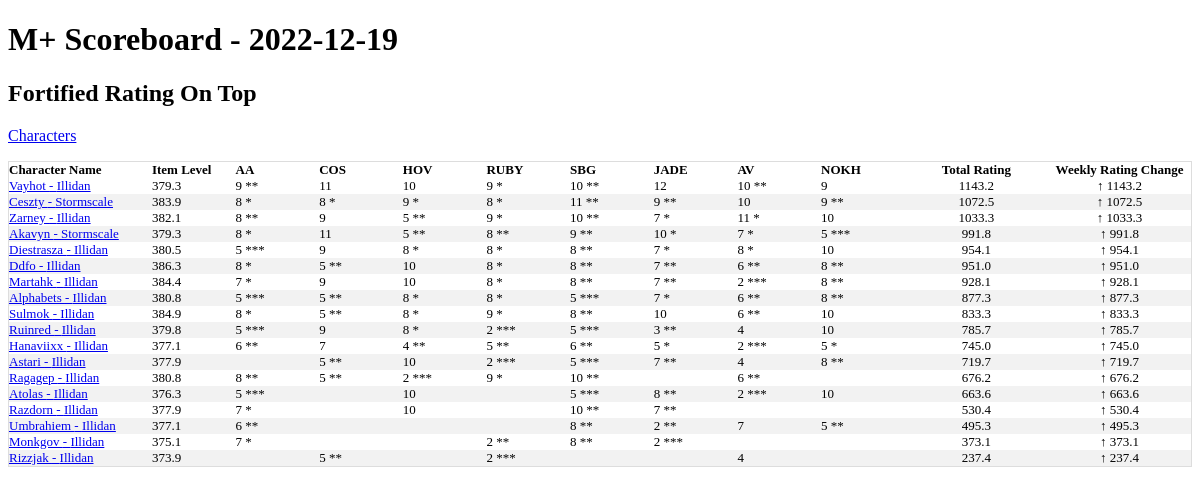
The page / on the database its author committed.
### tables this page shows
CREATE TABLE season_best_pivot_ext(
  name TEXT,
  realm TEXT,
  region TEXT,
  scoreboard_date TEXT,
  total_rating,
  "Algeth'ar Academy Fortified",
  "Algeth'ar Academy Tyrannical",
  "Court of Stars Fortified",
  "Court of Stars Tyrannical",
  "Halls of Valor Fortified",
  "Halls of Valor Tyrannical",
  "Ruby Life Pools Fortified",
  "Ruby Life Pools Tyrannical",
  "Shadowmoon Burial Grounds Fortified",
  "Shadowmoon Burial Grounds Tyrannical",
  "Temple of the Jade Serpent Fortified",
  "Temple of the Jade Serpent Tyrannical",
  "The Azure Vault Fortified",
  "The Azure Vault Tyrannical",
  "The Nokhud Offensive Fortified",
  "The Nokhud Offensive Tyrannical",
  daily_rating_change,
  pr_AA_for TEXT,
  pr_AA_tyr TEXT,
  pr_COS_for TEXT,
  pr_COS_tyr TEXT,
  pr_HOV_for TEXT,
  pr_HOV_tyr TEXT,
  pr_RUBY_for TEXT,
  pr_RUBY_tyr TEXT,
  pr_SBG_for TEXT,
  pr_SBG_tyr TEXT,
  pr_JADE_for TEXT,
  pr_JADE_tyr TEXT,
  pr_AV_for TEXT,
  pr_AV_tyr TEXT,
  pr_NOKH_for TEXT,
  pr_NOKH_tyr TEXT
);

### app.py (the view)
@app.route('/')
def index():
    conn = create_connection()
    cursor  = conn.cursor()
    data = cursor.execute("""select scoreboard.*
    ,char.derived_item_level
     from
    (
        select *
        ,round(total_rating,1) as total_rating_round
        ,round(daily_rating_change,1) as daily_rating_change_round
        from base_characters base left join season_best_pivot_ext piv
    on upper(base.name) = upper(piv.name)
    and upper(base.realm) = upper(piv.realm)
    and upper(base.region) = upper(piv.region)
    where scoreboard_date = (select max(scoreboard_date) from  season_best_pivot_ext)
    order by total_rating desc
    ) scoreboard
    left join
    (
        Select Name,realm,region,round(avg(derived_item_level),1) as derived_item_level
        from character_gear_ext
        where last_crawled_at = (select max(last_crawled_at) from character_gear_ext)
        group by Name,realm,region
    )char
    on scoreboard.name  = char.name
    and scoreboard.realm = char.realm
    and scoreboard.region=char.region
    where scoreboard.total_rating > 0
    order by total_rating desc,derived_item_level desc
    """).fetchall()
    max_date = cursor.execute('select max(scoreboard_date) as max_date from season_best_pivot_ext').fetchone()
    print('hi')
    return render_template('index.html',data=data,max_date = max_date)

### app.py (called while the page is built)
def create_connection():
    conn = None
    try:
        file ="/home/terrysey/MythicPlus/mplus.db"
        conn = sqlite3.connect(file
        ,detect_types=sqlite3.PARSE_DECLTYPES)
        conn.row_factory=sqlite3.Row
        return conn
    except Error as e:
        print(e)
        try:
            file="/Users/terryseyler/git/mythicplus/mplus.db"
            conn = sqlite3.connect(file
            ,detect_types=sqlite3.PARSE_DECLTYPES)
            conn.row_factory=sqlite3.Row
            return conn
        except Error as e:
            print(e)
            try:
                file="C:/Users/tlsey/git/MythicPlus/mplus.db"
                conn = sqlite3.connect(file
                ,detect_types=sqlite3.PARSE_DECLTYPES)
                conn.row_factory=sqlite3.Row
                return conn
            except Error as e:
                print(e)

### templates/index.html (shortened to what this page needs)
<!doctype html>
<link rel="stylesheet" href="{{ url_for('static', filename='style.css') }}">
<html>
<h1>M+ Scoreboard - {{max_date['max_date']}} </h1>
<h2>Fortified Rating On Top</h2>
<p><a href="{{url_for('character_list')}}">Characters</a></p>
<table class="scoreboard">
<thead>
    <th>Character Name</td>
    <th>Item Level</th>
    <th>AA</th>
    <th>COS</th>
    <th>HOV</th>
    <th>RUBY</th>
    <th>SBG</th>
    <th>JADE</th>
    <th>AV</th>
    <th>NOKH</th>
    <th>Total Rating</th>
    <th>Weekly Rating Change</th>
    </thead>
{% for data in data %}
<tr>
    <td><a href="{{url_for('character_name',character_name=data['name'],realm=data['realm'],region=data['region'])}}">{{ data['name'] }} - {{data['realm']}}</a></td>
    <td>{{ data['derived_item_level'] }}</td>
    <td>{% if data['pr_AA_for'] !=  data['Algeth\'ar Academy Fortified'] and data['pr_AA_for'] %}
    {{ data['Algeth\'ar Academy Fortified']}} ( {{data['pr_AA_for']}}  )
    {% else %}
      {{ data['Algeth\'ar Academy Fortified'] }}
    {% endif %}
    <br>
    </td>
    <td>{% if data['pr_COS_for'] !=  data['Court of Stars Fortified'] and data['pr_COS_for']%}
    {{ data['Court of Stars Fortified']}} ( {{data['pr_COS_for']}}  )
    {% else %}
      {{ data['Court of Stars Fortified'] }}
    {% endif %}
    <br>
    </td>
    <td>{% if data['pr_HOV_for'] !=  data['Halls of Valor Fortified'] and data['pr_HOV_for'] %}
    {{ data['Halls of Valor Fortified']}} ( {{data['pr_HOV_for']}}  )
    {% else %}
      {{ data['Halls of Valor Fortified'] }}
    {% endif %}
    <br>
    </td>
    <td>{% if data['pr_RUBY_for'] !=  data['Ruby Life Pools Fortified'] and data['pr_RUBY_for'] %}
    {{ data['Ruby Life Pools Fortified']}} ( {{data['pr_RUBY_for']}}  )
    {% else %}
    {{ data['Ruby Life Pools Fortified'] }}
    {% endif %}
    <br>
    </td>
    <td>{% if data['pr_SBG_for'] !=  data['Shadowmoon Burial Grounds Fortified'] and data['pr_SBG_for'] %}
    {{ data['Shadowmoon Burial Grounds Fortified']}} ( {{data['pr_SBG_for']}}  )
    {% else %}
    {{ data['Shadowmoon Burial Grounds Fortified'] }}
    {% endif %}
    <br>
    </td>
    <td>{% if data['pr_JADE_for'] !=  data['Temple of the Jade Serpent Fortified'] and data['pr_JADE_for']%}
    {{ data['Temple of the Jade Serpent Fortified']}} ( {{data['pr_JADE_for']}}  )
    {% else %}
    {{ data['Temple of the Jade Serpent Fortified'] }}
    {% endif %}
    <br>
    </td>
    <td>{% if data['pr_AV_for'] !=  data['The Azure Vault Fortified'] and data['pr_AV_for']%}
    {{ data['The Azure Vault Fortified'] }} ( {{data['pr_AV_for']}}  )
    {% else %}
      {{ data['The Azure Vault Fortified'] }}
    {% endif %}
    <br>
    </td>
    <td>{% if data['pr_NOKH_for'] !=  data['The Nokhud Offensive Fortified'] and data['pr_NOKH_for'] %}
    {{ data['The Nokhud Offensive Fortified']}} ( {{data['pr_NOKH_for']}}  )
    {% else %}
    {{ data['The Nokhud Offensive Fortified'] }}
    {% endif %}
    <br>
    </td>
    <td>{{ data['total_rating_round'] }}</td>
   {% if data['daily_rating_change_round'] > 0 %}
     <td>&uarr; {{ data['daily_rating_change_round'] }}</td>
   {% elif data['daily_rating_change_round']  < 0 %}
     <td>&darr;{{ data['daily_rating_change_round'] }}</td>
   {% else %}
     <td>&harr;</td>
   {% endif %}
{% endfor %}
</table>
</html>

### static/style.css (style rules this page uses)
th, td { text-align: left; vertical-align:top; padding: 0px; font-size: 13px; }
table.scoreboard { border-collapse: collapse; border-spacing: 0; width: 100%; border: 1px solid #ddd; }
.scoreboard tr td, .scoreboard thead th { text-align: left; width: 7% }
.scoreboard tr td:nth-child(1) { text-align: left; width: 12%; }
.scoreboard tr td:last-child, .scoreboard thead th:last-child { text-align: center; width: 12%; }
.scoreboard tr td:nth-child(11), .scoreboard thead th:nth-child(11) { text-align: center; width: 12%; }
tr:nth-child(even) { background-color: #f2f2f2; }

### rows shown on the page
season_best_pivot_ext: name "Vayhot", realm "Illidan", derived_item_level "379.3", data "9 **", Court of Stars Fortified "11", Halls of Valor Fortified "10", Ruby Life Pools Fortified "9 *", data "10 **", Temple of the Jade Serpent Fortified "12", The Nokhud Offensive Fortified "9", total_rating_round "1143.2", daily_rating_change_round "1143.2"
season_best_pivot_ext: name "Ceszty", realm "Stormscale", derived_item_level "383.9", data "8 *", Halls of Valor Fortified "9 *", Shadowmoon Burial Grounds Fortified "11 **", data "9 **", The Azure Vault Fortified "10", total_rating_round "1072.5", daily_rating_change_round "1072.5"
season_best_pivot_ext: name "Zarney", realm "Illidan", derived_item_level "382.1", data "8 **", Court of Stars Fortified "9", Halls of Valor Fortified "5 **", Ruby Life Pools Fortified "9 *", Shadowmoon Burial Grounds Fortified "10 **", Temple of the Jade Serpent Fortified "7 *", The Azure Vault Fortified "11 *", The Nokhud Offensive Fortified "10", total_rating_round "1033.3", daily_rating_change_round "1033.3"
season_best_pivot_ext: name "Akavyn", realm "Stormscale", derived_item_level "379.3", data "8 *", Court of Stars Fortified "11", Halls of Valor Fortified "5 **", Ruby Life Pools Fortified "8 **", Shadowmoon Burial Grounds Fortified "9 **", Temple of the Jade Serpent Fortified "10 *", The Azure Vault Fortified "7 *", The Nokhud Offensive Fortified "5 ***", total_rating_round "991.8", daily_rating_change_round "991.8"
season_best_pivot_ext: name "Diestrasza", realm "Illidan", derived_item_level "380.5", data "5 ***", Court of Stars Fortified "9", data "8 *", Shadowmoon Burial Grounds Fortified "8 **", Temple of the Jade Serpent Fortified "7 *", The Nokhud Offensive Fortified "10", total_rating_round "954.1", daily_rating_change_round "954.1"
season_best_pivot_ext: name "Ddfo", realm "Illidan", derived_item_level "386.3", data "8 *", Court of Stars Fortified "5 **", Halls of Valor Fortified "10", data "8 **", Temple of the Jade Serpent Fortified "7 **", The Azure Vault Fortified "6 **", total_rating_round "951.0", daily_rating_change_round "951.0"
season_best_pivot_ext: name "Martahk", realm "Illidan", derived_item_level "384.4", data "7 *", Court of Stars Fortified "9", Halls of Valor Fortified "10", Ruby Life Pools Fortified "8 *", data "8 **", Temple of the Jade Serpent Fortified "7 **", The Azure Vault Fortified "2 ***", total_rating_round "928.1", daily_rating_change_round "928.1"
season_best_pivot_ext: name "Alphabets", realm "Illidan", derived_item_level "380.8", data "5 ***", Court of Stars Fortified "5 **", data "8 *", Temple of the Jade Serpent Fortified "7 *", The Azure Vault Fortified "6 **", The Nokhud Offensive Fortified "8 **", total_rating_round "877.3", daily_rating_change_round "877.3"
season_best_pivot_ext: name "Sulmok", realm "Illidan", derived_item_level "384.9", data "8 *", Court of Stars Fortified "5 **", Ruby Life Pools Fortified "9 *", Shadowmoon Burial Grounds Fortified "8 **", data "10", The Azure Vault Fortified "6 **", total_rating_round "833.3", daily_rating_change_round "833.3"
season_best_pivot_ext: name "Ruinred", realm "Illidan", derived_item_level "379.8", data "5 ***", Court of Stars Fortified "9", Halls of Valor Fortified "8 *", Ruby Life Pools Fortified "2 ***", Temple of the Jade Serpent Fortified "3 **", The Azure Vault Fortified "4", The Nokhud Offensive Fortified "10", total_rating_round "785.7", daily_rating_change_round "785.7"
season_best_pivot_ext: name "Hanaviixx", realm "Illidan", derived_item_level "377.1", data "6 **", Court of Stars Fortified "7", Halls of Valor Fortified "4 **", Ruby Life Pools Fortified "5 **", data "5 *", The Azure Vault Fortified "2 ***", total_rating_round "745.0", daily_rating_change_round "745.0"
season_best_pivot_ext: name "Astari", realm "Illidan", derived_item_level "377.9", Court of Stars Fortified "5 **", Halls of Valor Fortified "10", Ruby Life Pools Fortified "2 ***", Shadowmoon Burial Grounds Fortified "5 ***", Temple of the Jade Serpent Fortified "7 **", The Azure Vault Fortified "4", The Nokhud Offensive Fortified "8 **", total_rating_round "719.7", daily_rating_change_round "719.7"
season_best_pivot_ext: name "Ragagep", realm "Illidan", derived_item_level "380.8", data "8 **", Court of Stars Fortified "5 **", Halls of Valor Fortified "2 ***", Ruby Life Pools Fortified "9 *", Shadowmoon Burial Grounds Fortified "10 **", The Azure Vault Fortified "6 **", total_rating_round "676.2", daily_rating_change_round "676.2"
season_best_pivot_ext: name "Atolas", realm "Illidan", derived_item_level "376.3", data "5 ***", data "10", Temple of the Jade Serpent Fortified "8 **", The Azure Vault Fortified "2 ***", total_rating_round "663.6", daily_rating_change_round "663.6"
season_best_pivot_ext: name "Razdorn", realm "Illidan", derived_item_level "377.9", data "7 *", Halls of Valor Fortified "10", Shadowmoon Burial Grounds Fortified "10 **", Temple of the Jade Serpent Fortified "7 **", total_rating_round "530.4", daily_rating_change_round "530.4"
season_best_pivot_ext: name "Umbrahiem", realm "Illidan", derived_item_level "377.1", data "6 **", Shadowmoon Burial Grounds Fortified "8 **", Temple of the Jade Serpent Fortified "2 **", The Azure Vault Fortified "7", The Nokhud Offensive Fortified "5 **", total_rating_round "495.3", daily_rating_change_round "495.3"
season_best_pivot_ext: name "Monkgov", realm "Illidan", derived_item_level "375.1", data "7 *", Ruby Life Pools Fortified "2 **", Shadowmoon Burial Grounds Fortified "8 **", Temple of the Jade Serpent Fortified "2 ***", total_rating_round "373.1", daily_rating_change_round "373.1"
season_best_pivot_ext: name "Rizzjak", realm "Illidan", derived_item_level "373.9", Court of Stars Fortified "5 **", Ruby Life Pools Fortified "2 ***", The Azure Vault Fortified "4", total_rating_round "237.4", daily_rating_change_round "237.4"

### other values the page prints
{{ max_date['max_date'] }} "2022-12-19"
